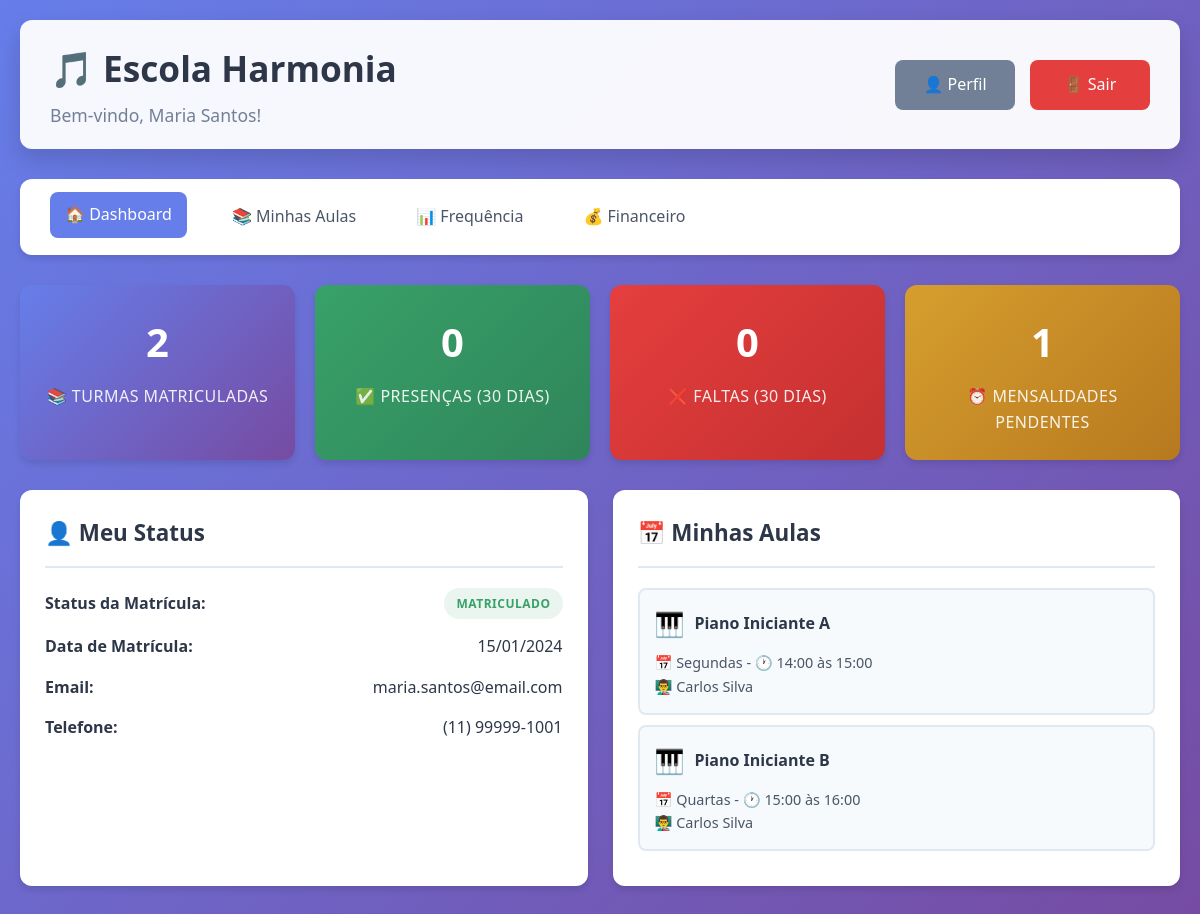
/dashboard.php (signed in), run on the app's committed database.
### tables this page shows
CREATE TABLE alunos (
    id INT AUTO_INCREMENT PRIMARY KEY,
    usuario_id INT UNIQUE,
    nome VARCHAR(100) NOT NULL,
    email VARCHAR(100) UNIQUE NOT NULL,
    telefone VARCHAR(20),
    data_nascimento DATE,
    endereco TEXT,
    responsavel_nome VARCHAR(100),
    responsavel_telefone VARCHAR(20),
    status ENUM('Cadastrado', 'Matriculado', 'Suspenso', 'Inativo') DEFAULT 'Cadastrado',
    data_matricula DATE,
    observacoes TEXT,
    FOREIGN KEY (usuario_id) REFERENCES usuarios(id) ON DELETE SET NULL
);

CREATE TABLE turmas (
    id INT AUTO_INCREMENT PRIMARY KEY,
    nome VARCHAR(100) NOT NULL,
    professor_id INT,
    instrumento_id INT,
    dia_semana ENUM('Segunda', 'Terça', 'Quarta', 'Quinta', 'Sexta', 'Sábado', 'Domingo'),
    horario_inicio TIME,
    horario_fim TIME,
    max_alunos INT DEFAULT 10,
    ativa BOOLEAN DEFAULT TRUE,
    FOREIGN KEY (professor_id) REFERENCES professores(id),
    FOREIGN KEY (instrumento_id) REFERENCES instrumentos(id)
);

CREATE TABLE instrumentos (
    id INT AUTO_INCREMENT PRIMARY KEY,
    nome VARCHAR(50) NOT NULL,
    descricao TEXT,
    icone VARCHAR(10) DEFAULT '🎵'
);

CREATE TABLE professores (
    id INT AUTO_INCREMENT PRIMARY KEY,
    nome VARCHAR(100) NOT NULL,
    email VARCHAR(100) UNIQUE NOT NULL,
    telefone VARCHAR(20),
    especialidade VARCHAR(100),
    data_contratacao DATE,
    ativo BOOLEAN DEFAULT TRUE
);

### config/auth.php (called while the page is built, shortened)
<?php
function getUsuarioLogado() {
    return [
        'id' => $_SESSION['usuario_id'],
        'nome' => $_SESSION['nome'],
        'tipo' => $_SESSION['tipo'],
        'email' => $_SESSION['email']
    ];
}
?>

### dashboard.php (the view, shortened to what this page needs)
<?php
require_once 'config/auth.php';
$db = getDB();
$usuario = getUsuarioLogado();
if ($usuario['tipo'] === 'administrador') {
    $stmt = $db->query("SELECT COUNT(*) as total FROM alunos WHERE status != 'Inativo'");
    $total_alunos = $stmt->fetch()['total'];
    $stmt = $db->query("SELECT COUNT(*) as total FROM alunos WHERE status = 'Matriculado'");
    $alunos_matriculados = $stmt->fetch()['total'];
    $stmt = $db->query("SELECT COUNT(*) as total FROM mensalidades WHERE status IN ('Pendente', 'Atrasado')");
    $mensalidades_pendentes = $stmt->fetch()['total'];
    $stmt = $db->query("SELECT COUNT(*) as total FROM turmas WHERE ativa = 1");
    $turmas_ativas = $stmt->fetch()['total'];
    $stmt = $db->prepare("SELECT COUNT(*) as total FROM chamadas WHERE DATE(data_aula) = CURDATE()");
    $stmt->execute();
    $chamadas_hoje = $stmt->fetch()['total'];
    $stmt = $db->query("
        SELECT 'chamada' as tipo, t.nome as descricao, c.data_aula as data, p.nome as professor
        FROM chamadas c
        JOIN turmas t ON c.turma_id = t.id
        JOIN professores p ON c.professor_id = p.id
        ORDER BY c.data_criacao DESC
        LIMIT 5
    ");
    $atividades = $stmt->fetchAll();
} else {
    $stmt = $db->prepare("
        SELECT a.*,
               COUNT(DISTINCT m.id) as total_matriculas,
               COUNT(DISTINCT CASE WHEN men.status = 'Pendente' THEN men.id END) as mensalidades_pendentes
        FROM alunos a
        LEFT JOIN matriculas m ON a.id = m.aluno_id AND m.status = 'Ativa'
        LEFT JOIN mensalidades men ON m.id = men.matricula_id AND men.status IN ('Pendente', 'Atrasado')
        WHERE a.usuario_id = ?
        GROUP BY a.id
    ");
    $stmt->execute([$usuario['id']]);
    $dados_aluno = $stmt->fetch();
    if ($dados_aluno) {
        $stmt = $db->prepare("
            SELECT
                COUNT(CASE WHEN p.presente = 1 THEN 1 END) as presencas,
                COUNT(CASE WHEN p.presente = 0 THEN 1 END) as faltas
            FROM presencas p
            JOIN chamadas c ON p.chamada_id = c.id
            WHERE p.aluno_id = ? AND c.data_aula >= DATE_SUB(CURDATE(), INTERVAL 30 DAY)
        ");
        $stmt->execute([$dados_aluno['id']]);
        $frequencia = $stmt->fetch();
        $stmt = $db->prepare("
            SELECT t.nome, t.dia_semana, t.horario_inicio, t.horario_fim, p.nome as professor, i.icone
            FROM matriculas m
            JOIN turmas t ON m.turma_id = t.id
            JOIN professores p ON t.professor_id = p.id
            JOIN instrumentos i ON t.instrumento_id = i.id
            WHERE m.aluno_id = ? AND m.status = 'Ativa' AND t.ativa = 1
            ORDER BY
                CASE t.dia_semana
                    WHEN 'Segunda' THEN 1
                    WHEN 'Terça' THEN 2
                    WHEN 'Quarta' THEN 3
                    WHEN 'Quinta' THEN 4
                    WHEN 'Sexta' THEN 5
                    WHEN 'Sábado' THEN 6
                    WHEN 'Domingo' THEN 7
                END
        ");
        $stmt->execute([$dados_aluno['id']]);
        $proximas_aulas = $stmt->fetchAll();
    }
}
?>
<!DOCTYPE html>
<html lang="pt-BR">
<head>
    <link rel="stylesheet" href="assets/css/style.css">
</head>
<body>
    <div class="container-fluid">
        <div class="header">
            <div>
                <h1>🎵 Escola Harmonia</h1>
                <p class="subtitle">Bem-vindo, <?= htmlspecialchars($usuario['nome']) ?>!</p>
            </div>
            <div class="header-actions">
                <a href="perfil.php" class="btn btn-secondary">👤 Perfil</a>
                <a href="logout.php" class="btn btn-danger">🚪 Sair</a>
            </div>
        </div>
        <nav class="navbar">
            <ul>
                <li><a href="dashboard.php" class="active">🏠 Dashboard</a></li>
                <?php if ($usuario['tipo'] === 'administrador'): ?>
                    <li><a href="admin/alunos.php">👥 Alunos</a></li>
                    <li><a href="admin/turmas.php">📚 Turmas</a></li>
                    <li><a href="admin/chamadas.php">📋 Chamadas</a></li>
                    <li><a href="admin/financeiro.php">💰 Financeiro</a></li>
                    <li><a href="admin/relatorios.php">📊 Relatórios</a></li>
                <?php elseif ($usuario['tipo'] === 'professor'): ?>
                    <li><a href="admin/alunos.php">👥 Meus Alunos</a></li>
                    <li><a href="admin/chamadas.php">📋 Chamadas</a></li>
                    <li><a href="professor/turmas.php">📚 Minhas Turmas</a></li>
                <?php else: ?>
                    <li><a href="aluno/aulas.php">📚 Minhas Aulas</a></li>
                    <li><a href="aluno/frequencia.php">📊 Frequência</a></li>
                    <li><a href="aluno/financeiro.php">💰 Financeiro</a></li>
                <?php endif; ?>
            </ul>
        </nav>
        <?php if ($usuario['tipo'] === 'administrador'): ?>
            <div class="stats-grid">
                <div class="stat-card">
                    <span class="number"><?= $total_alunos ?></span>
                    <span class="label">👥 Total de Alunos</span>
                </div>
                <div class="stat-card success">
                    <span class="number"><?= $alunos_matriculados ?></span>
                    <span class="label">✅ Matriculados</span>
                </div>
                <div class="stat-card warning">
                    <span class="number"><?= $mensalidades_pendentes ?></span>
                    <span class="label">⏰ Mensalidades Pendentes</span>
                </div>
                <div class="stat-card">
                    <span class="number"><?= $turmas_ativas ?></span>
                    <span class="label">📚 Turmas Ativas</span>
                </div>
                <div class="stat-card info">
                    <span class="number"><?= $chamadas_hoje ?></span>
                    <span class="label">📋 Chamadas Hoje</span>
                </div>
            </div>
            <div class="grid grid-2">
                <div class="card">
                    <div class="card-header">
                        <h3>🚀 Ações Rápidas</h3>
                    </div>
                    <div class="card-body">
                        <div class="grid grid-2 gap-2">
                            <a href="admin/alunos.php?acao=novo" class="btn btn-primary">
                                ➕ Novo Aluno
                            </a>
                            <a href="admin/chamadas.php" class="btn btn-info">
                                📋 Fazer Chamada
                            </a>
                            <a href="admin/turmas.php?acao=nova" class="btn btn-success">
                                📚 Nova Turma
                            </a>
                            <a href="admin/relatorios.php" class="btn btn-warning">
                                📊 Relatórios
                            </a>
                        </div>
                    </div>
                </div>
                <div class="card">
                    <div class="card-header">
                        <h3>📈 Últimas Atividades</h3>
                    </div>
                    <div class="card-body">
                        <?php if (empty($atividades)): ?>
                            <p class="text-center" style="color: var(--text-muted); padding: 20px;">
                                Nenhuma atividade recente encontrada.
                            </p>
                        <?php else: ?>
                            <?php foreach ($atividades as $atividade): ?>
                                <div style="padding: 10px; border-left: 3px solid var(--primary-color); margin-bottom: 10px; background: var(--bg-primary); border-radius: 5px;">
                                    <strong>📋 Chamada realizada</strong><br>
                                    <span style="color: var(--text-secondary);">
                                        <?= htmlspecialchars($atividade['descricao']) ?> -
                                        Prof. <?= htmlspecialchars($atividade['professor']) ?>
                                    </span><br>
                                    <small style="color: var(--text-muted);">
                                        <?= date('d/m/Y', strtotime($atividade['data'])) ?>
                                    </small>
                                </div>
                            <?php endforeach; ?>
                        <?php endif; ?>
                    </div>
                </div>
            </div>
        <?php else: ?>
            <div class="stats-grid">
                <div class="stat-card">
                    <span class="number"><?= $dados_aluno['total_matriculas'] ?? 0 ?></span>
                    <span class="label">📚 Turmas Matriculadas</span>
                </div>
                <div class="stat-card success">
                    <span class="number"><?= $frequencia['presencas'] ?? 0 ?></span>
                    <span class="label">✅ Presenças (30 dias)</span>
                </div>
                <div class="stat-card danger">
                    <span class="number"><?= $frequencia['faltas'] ?? 0 ?></span>
                    <span class="label">❌ Faltas (30 dias)</span>
                </div>
                <div class="stat-card warning">
                    <span class="number"><?= $dados_aluno['mensalidades_pendentes'] ?? 0 ?></span>
                    <span class="label">⏰ Mensalidades Pendentes</span>
                </div>
            </div>
            <div class="grid grid-2">
                <div class="card">
                    <div class="card-header">
                        <h3>👤 Meu Status</h3>
                    </div>
                    <div class="card-body">
                        <?php if ($dados_aluno['id']): ?>
                            <div style="display: grid; gap: 15px;">
                                <div style="display: flex; justify-content: space-between; align-items: center;">
                                    <strong>Status da Matrícula:</strong>
                                    <span class="badge badge-<?= $dados_aluno['status'] === 'Matriculado' ? 'success' : 'warning' ?>">
                                        <?= htmlspecialchars($dados_aluno['status']) ?>
                                    </span>
                                </div>
                                <?php if ($dados_aluno['data_matricula']): ?>
                                <div style="display: flex; justify-content: space-between; align-items: center;">
                                    <strong>Data de Matrícula:</strong>
                                    <span><?= date('d/m/Y', strtotime($dados_aluno['data_matricula'])) ?></span>
                                </div>
                                <?php endif; ?>
                                <div style="display: flex; justify-content: space-between; align-items: center;">
                                    <strong>Email:</strong>
                                    <span><?= htmlspecialchars($dados_aluno['email']) ?></span>
                                </div>
                                <div style="display: flex; justify-content: space-between; align-items: center;">
                                    <strong>Telefone:</strong>
                                    <span><?= htmlspecialchars($dados_aluno['telefone'] ?? 'Não informado') ?></span>
                                </div>
                            </div>
                        <?php endif; ?>
                    </div>
                </div>
                <div class="card">
                    <div class="card-header">
                        <h3>📅 Minhas Aulas</h3>
                    </div>
                    <div class="card-body">
                        <?php if (empty($proximas_aulas)): ?>
                            <p class="text-center" style="color: var(--text-muted); padding: 20px;">
                                <?= $dados_aluno['id'] ? 'Você não está matriculado em nenhuma turma.' : 'Complete seu cadastro para ver suas aulas.' ?>
                            </p>
                        <?php else: ?>
                            <?php foreach ($proximas_aulas as $aula): ?>
                                <div style="padding: 15px; border: 2px solid var(--border-color); margin-bottom: 10px; border-radius: 8px; background: var(--bg-primary);">
                                    <div style="display: flex; align-items: center; gap: 10px; margin-bottom: 8px;">
                                        <span style="font-size: 1.5em;"><?= $aula['icone'] ?></span>
                                        <strong style="color: var(--text-primary);"><?= htmlspecialchars($aula['nome']) ?></strong>
                                    </div>
                                    <div style="color: var(--text-secondary); font-size: 0.9em;">
                                        📅 <?= htmlspecialchars($aula['dia_semana']) ?>s -
                                        🕐 <?= date('H:i', strtotime($aula['horario_inicio'])) ?> às <?= date('H:i', strtotime($aula['horario_fim'])) ?><br>
                                        👨‍🏫 <?= htmlspecialchars($aula['professor']) ?>
                                    </div>
                                </div>
                            <?php endforeach; ?>
                        <?php endif; ?>
                    </div>
                </div>
            </div>
        <?php endif; ?>
    </div>
</body>
</html>

### data on the page
alunos: nome "Maria Santos", status "MATRICULADO", data_matricula "15/01/2024", email "maria.santos@email.com", telefone "(11) 99999-1001"
turmas: instrumento.icone "🎹", nome "Piano Iniciante A", dia_semana "Segunda", horario_inicio "14:00", horario_fim "15:00", professor.nome "Carlos Silva"
turmas: instrumento.icone "🎹", nome "Piano Iniciante B", dia_semana "Quarta", horario_inicio "15:00", horario_fim "16:00", professor.nome "Carlos Silva"

### other printed values
$dados_aluno['total_matriculas'] "2"
$frequencia['presencas'] "0"
$frequencia['faltas'] "0"
$dados_aluno['mensalidades_pendentes'] "1"
